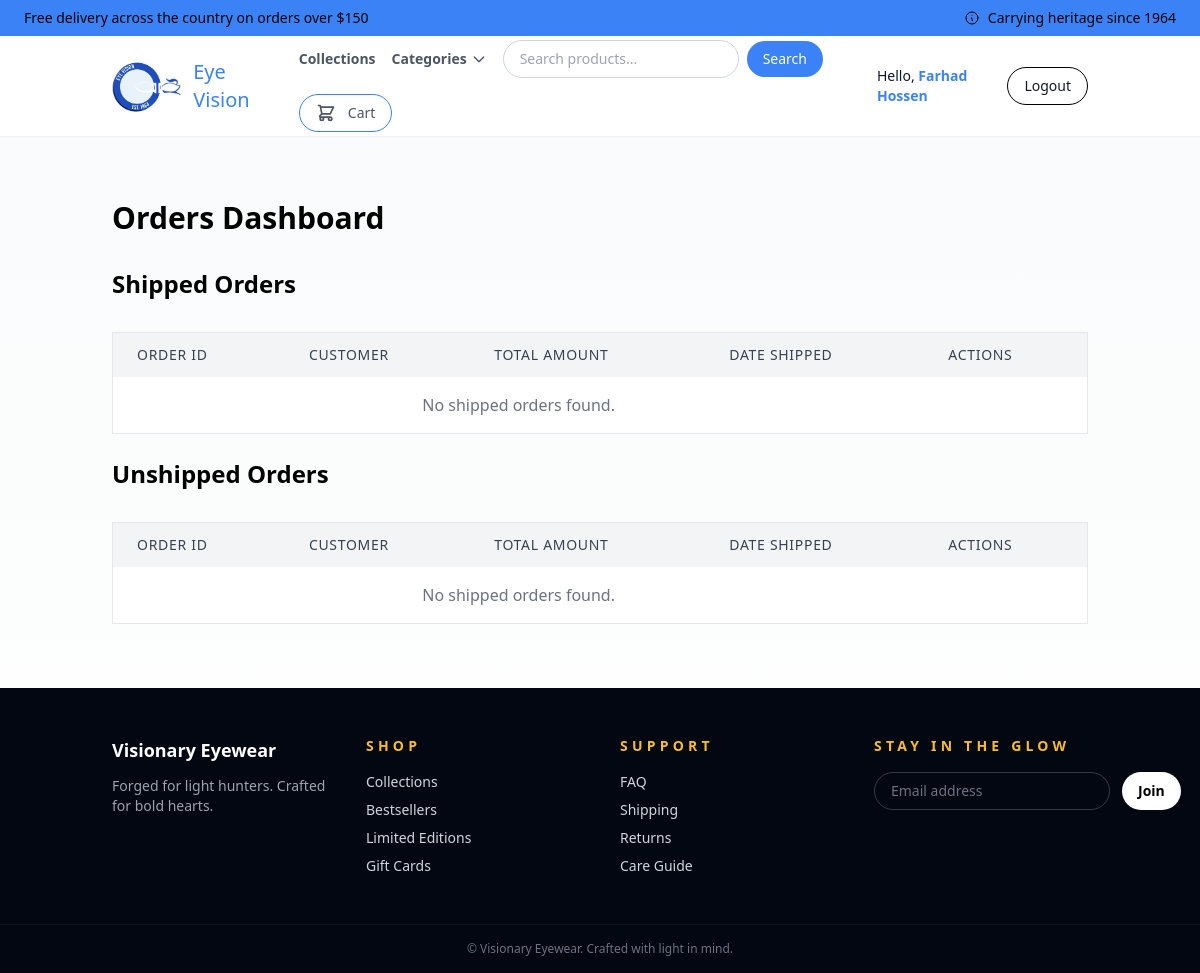
/payment/shipment_dash (signed in), run on an earlier commit of the app's database.
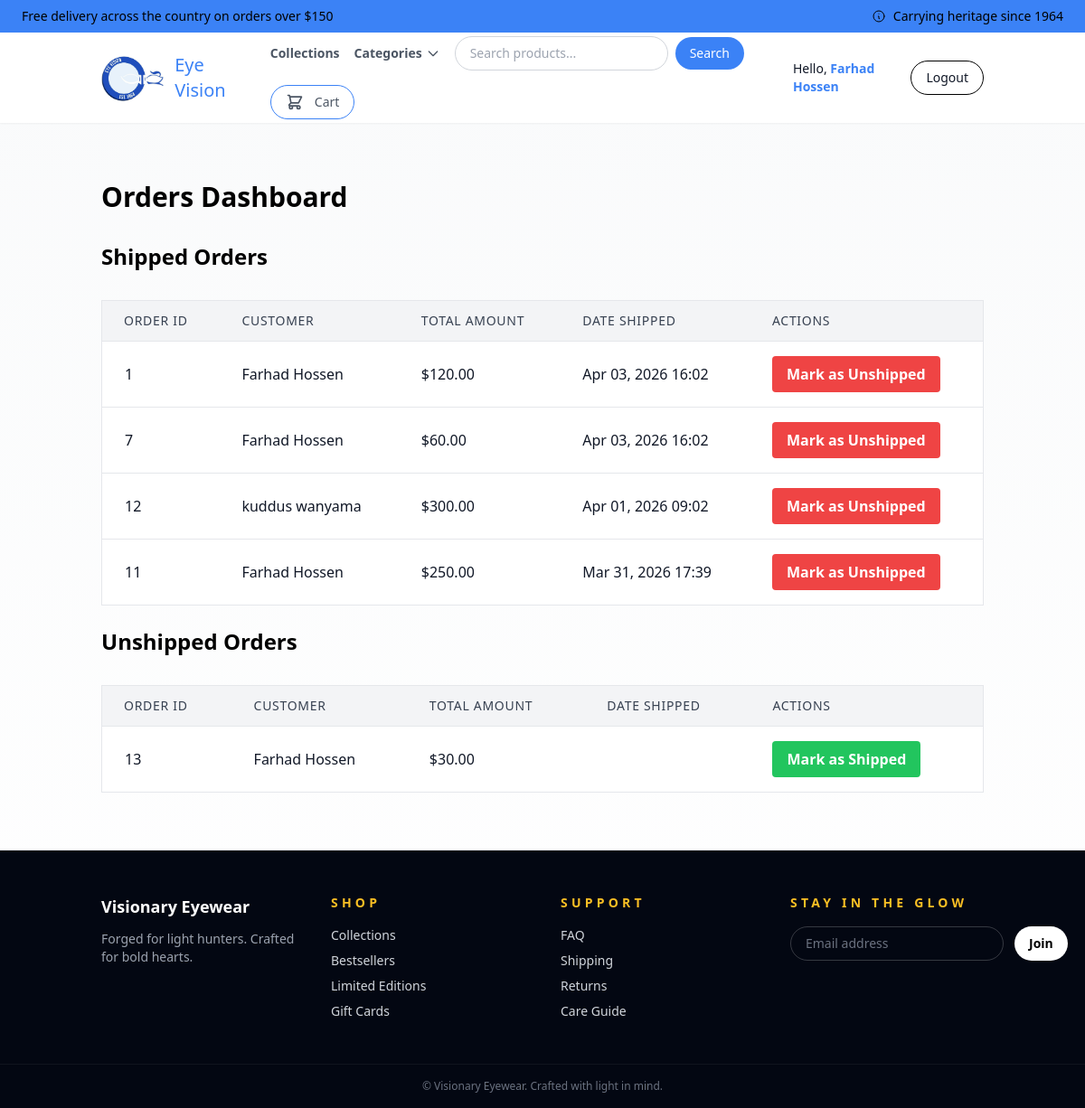
And on a later commit of the database.
### payment/models.py (models this page shows, shortened)
class Order(models.Model):
    user = models.ForeignKey(settings.AUTH_USER_MODEL, on_delete=models.CASCADE, null=True, blank=True)
    full_name = models.CharField(max_length=255)
    email = models.EmailField(max_length=255)
    total_price = models.DecimalField(max_digits=10, decimal_places=2)
    shipping_address = models.ForeignKey(ShippingAddress, on_delete=models.SET_NULL, null=True)
    created_at = models.DateTimeField(auto_now_add=True)
    shipped = models.BooleanField(default=False)
    date_shipped = models.DateTimeField(blank=True, null=True)

### user/models.py (models this page shows)
class CustomUser(AbstractUser):
    username = None
    mobile = models.CharField(max_length=15, unique=True, validators=[mobile_validator])
    email = models.EmailField(blank=True, null=True, validators=[blank_or_unique_email])
    is_varified = models.BooleanField(default=False)
    USERNAME_FIELD = 'mobile'
    REQUIRED_FIELDS = ['first_name', 'last_name']
    objects = CustomUserManager() # type: ignore
    def __str__(self):
        return str(self.first_name + " " + self.last_name)

### payment/views.py (the view, shortened to what this page needs)
# urls.py: path('shipment_dash', views.shipment_dash, name='shipment_dash'),
def shipment_dash(request):
    if request.user.is_authenticated and request.user.is_superuser:
        shipped_orders = Order.objects.filter(shipped=True).order_by('-date_shipped')
        unshipped_orders = Order.objects.filter(shipped=False).order_by('-created_at')
        return render(request, 'pay/shipment_dash.html', {'shipped_orders': shipped_orders, 'unshipped_orders': unshipped_orders})

### cart/cart.py (called while the page is built)
    def __len__(self):
        return sum(item['quantity'] for item in self.cart.values())

### cart/context_processors.py (called while the page is built)
def cart(request):
    return {'cart':Cart(request)}

### store/context_processors.py (called while the page is built)
def categories(request):
    return {
        'categories': Category.objects.all().order_by('name')
    }

### payment/templates/pay/shipment_dash.html (shortened to what the changed rows need)
{% extends 'base.html' %}
{% block content %}
<section class="container mx-auto px-6 py-16">
    <h2 class="text-3xl font-semibold text-black mb-8">Orders Dashboard</h2>
    <h1 class="text-2xl font-semibold text-black mb-8">Shipped Orders</h1>
    <div class="overflow-x-auto">
        <table class="min-w-full bg-white border border-gray-200">
            <thead>
                <tr>
                    <th class="py-3 px-6 bg-gray-100 text-left text-sm font-medium text-gray-700 uppercase tracking-wider">Order ID</th>
                    <th class="py-3 px-6 bg-gray-100 text-left text-sm font-medium text-gray-700 uppercase tracking-wider">Customer</th>
                    <th class="py-3 px-6 bg-gray-100 text-left text-sm font-medium text-gray-700 uppercase tracking-wider">Total Amount</th>
                    <th class="py-3 px-6 bg-gray-100 text-left text-sm font-medium text-gray-700 uppercase tracking-wider">Date Shipped</th>
                    <th class="py-3 px-6 bg-gray-100 text-left text-sm font-medium text-gray-700 uppercase tracking-wider">Actions</th>
                </tr>
            </thead>
            <tbody>
                {% for order in shipped_orders %}
                <tr class="border-t border-gray-200">
                    <td><a href="{% url 'orders' order.id %}" class="py-4 px-6">{{ order.id }}</a></td>
                    <td class="py-4 px-6">{{ order.user }}</td>
                    <td class="py-4 px-6">${{ order.total_price }}</td>
                    <td class="py-4 px-6">{{ order.date_shipped|date:"M d, Y H:i" }}</td>
                    <td class="py-4 px-6">
                        <form method="POST">
                                <button type="submit" class="bg-red-500 hover:bg-red-700 text-white font-bold py-2 px-4 rounded">
                                    Mark as Unshipped
                                </button>
                        </form>
                    </td>
                </tr>
                {% empty %}
                <tr>
                    <td colspan="4" class="py-4 px-6 text-center text-gray-500">No shipped orders found.</td>
                </tr>
                {% endfor %}
            </tbody>
        </table>
    </div>
    <br>
    <h1 class="text-2xl font-semibold text-black mb-8">Unshipped Orders</h1>
    <div class="overflow-x-auto">
        <table class="min-w-full bg-white border border-gray-200">
            <thead>
                <tr>
                    <th class="py-3 px-6 bg-gray-100 text-left text-sm font-medium text-gray-700 uppercase tracking-wider">Order ID</th>
                    <th class="py-3 px-6 bg-gray-100 text-left text-sm font-medium text-gray-700 uppercase tracking-wider">Customer</th>
                    <th class="py-3 px-6 bg-gray-100 text-left text-sm font-medium text-gray-700 uppercase tracking-wider">Total Amount</th>
                    <th class="py-3 px-6 bg-gray-100 text-left text-sm font-medium text-gray-700 uppercase tracking-wider">Date Shipped</th>
                    <th class="py-3 px-6 bg-gray-100 text-left text-sm font-medium text-gray-700 uppercase tracking-wider">Actions</th>
                </tr>
            </thead>
            <tbody>
                {% for order in unshipped_orders %}
                <tr class="border-t border-gray-200">
                    <td><a href="{% url 'orders' order.id %}" class="py-4 px-6">{{ order.id }}</a></td>
                    <td class="py-4 px-6">{{ order.user }}</td>
                    <td class="py-4 px-6">${{ order.total_price }}</td>
                    <td class="py-4 px-6">{{ order.date_shipped|date:"M d, Y H:i" }}</td>
                    <td class="py-4 px-6">
                        <form method="POST">
                            <button type="submit" class="bg-green-500 hover:bg-green-700 text-white font-bold py-2 px-4 rounded">
                                    Mark as Shipped
                            </button>
                        </form>
                    </td>
                </tr>
                {% empty %}
                <tr>
                    <td colspan="4" class="py-4 px-6 text-center text-gray-500">No shipped orders found.</td>
                </tr>
                {% endfor %}
            </tbody>
        </table>
    </div>
</section>
{% endblock %}

What changed in the data, as far as the page shows it:
added Order: id "1", user "Farhad Hossen", total_price "120.00", date_shipped "Apr 03, 2026 16:02", shown under "Shipped Orders"
added Order: id "7", user "Farhad Hossen", total_price "60.00", date_shipped "Apr 03, 2026 16:02", shown under "Shipped Orders"
added Order: id "12", user "kuddus wanyama", total_price "300.00", date_shipped "Apr 01, 2026 09:02", shown under "Shipped Orders"
added Order: id "11", user "Farhad Hossen", total_price "250.00", date_shipped "Mar 31, 2026 17:39", shown under "Shipped Orders"
added Order: id "13", user "Farhad Hossen", total_price "30.00", shown under "Unshipped Orders"
Also different on the page:
text no longer shown: "No shipped orders found. No shipped orders found."
